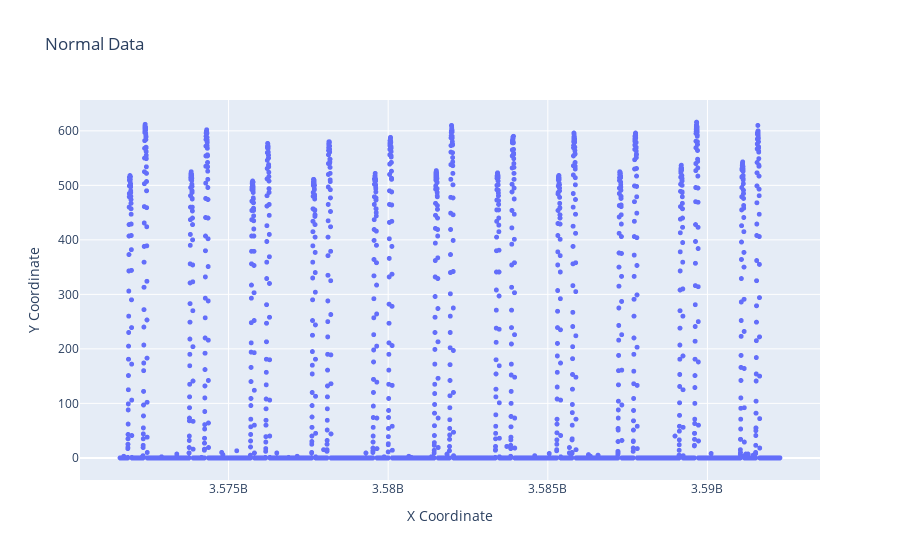

The cell this chart's notebook holds for it:
### Code cell
df_tmp2 = df_normal[['timeStamp', 'actualTime(ms)', 'compr2Data']].iloc[:10000]

fig = px.scatter(df_tmp2, x='timeStamp', y='compr2Data', title='Normal Data')
fig.update_traces(marker=dict(size=5))
fig.update_layout(title='Normal Data', xaxis_title='X Coordinate', yaxis_title='Y Coordinate')
fig.show()

### Figure 1 — Plotly figure (JSON) as saved in the notebook; plotly's stock layout.template omitted (floating-point values rounded to 4 significant figures; data arrays with more than 128 entries replaced by an {"elided": "..."} marker saying what was removed)
{"data": [{"hovertemplate": "timeStamp=%{x}<br>compr2Data=%{y}<extra></extra>", "legendgroup": "", "marker": {"color": "#636efa", "size": 5, "symbol": "circle"}, "mode": "markers", "name": "", "showlegend": false, "type": "scattergl", "x": {"elided": "10000 int values"}, "xaxis": "x", "y": {"elided": "10000 int values"}, "yaxis": "y"}], "layout": {"legend": {"tracegroupgap": 0}, "title": {"text": "Normal Data"}, "xaxis": {"anchor": "y", "domain": [0, 1], "title": {"text": "X Coordinate"}}, "yaxis": {"anchor": "x", "domain": [0, 1], "title": {"text": "Y Coordinate"}}}}
